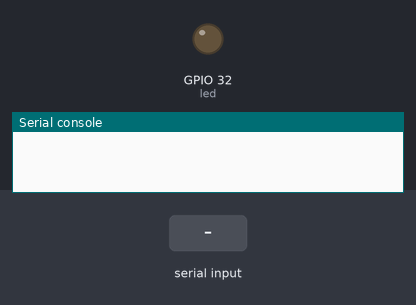
A program run on a simulated ESP32 board running MicroPython. On the bench: output pins drawn as LEDs (lit = HIGH), the last lines printed to the serial console. The inputs (shaded band) are chosen by the test bench.

Above: at 1.2 s.
1.3 s: "ENCENDER" received over the second serial link
At 2.1 s:
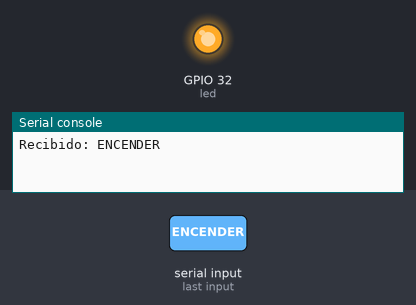
2.8 s: "APAGAR" received over the second serial link
At 3.3 s:
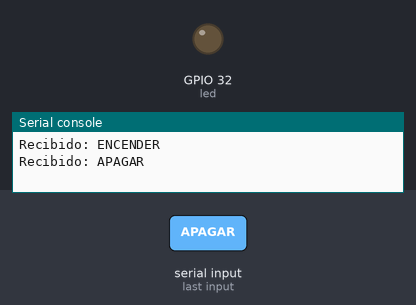
Timing chart, 0 to 5.8 s (numbered marks = the images above; inputs shaded):
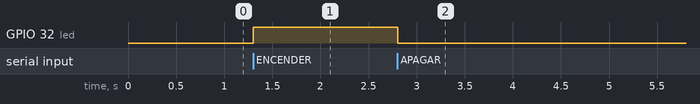

The program:

main_recibe_enciende.py
```python
from machine import UART, Pin
import time

# Configurar el LED en GPIO32
led = Pin(32, Pin.OUT)

# Configurar UART1 (puedes cambiar los pines según tu configuración)
uart1 = UART(1, baudrate=9600, tx=17, rx=16)

def read_uart():
    if uart1.any():
        data = uart1.read().decode('utf-8')
        return data
    return None

def main():
    while True:
        data = read_uart()
        if data:
            print("Recibido:", data)
            if "ENCENDER" in data:
                led.on()
            elif "APAGAR" in data:
                led.off()
        time.sleep(0.1)

if __name__ == "__main__":
    main()
```

Measured:
- after the input at 1.3 s, GPIO 32 (led): LOW → HIGH at once
- after the input at 2.8 s, GPIO 32 (led): HIGH → LOW at once
